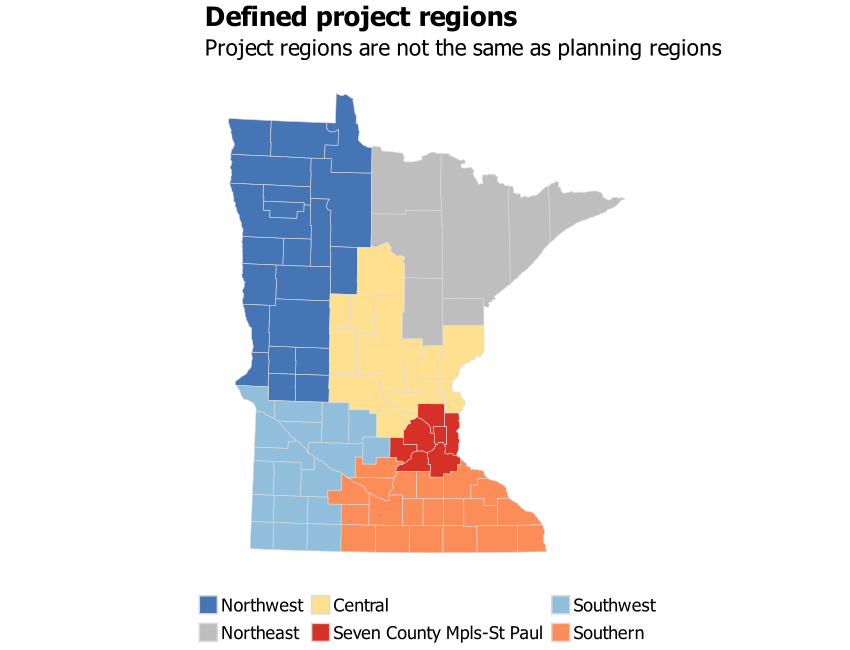

The R source for this figure:
# library -----------------------------------------------------------------
library(tidyverse)
library(sf)
library(ggrepel)
library(scales)
library(ggiraph)
library(rmapshaper)
library(cowplot)
library(RColorBrewer)
library(extrafont)
library(lubridate)
library(systemfonts)
reset_font_cache()
library(ggtext)
library(readxl)
library(ggforce)


rm(list = ls())

theme_bar <- theme_bw() +
  theme(panel.grid.major = element_line(color = "grey70", size = 0.1),
        panel.grid.minor = element_blank(),
        axis.ticks = element_blank(),
        axis.text = element_text(face = "bold"),
        panel.border = element_blank(),
        legend.background = element_rect(fill = "transparent", color = "transparent"),
        legend.key = element_rect(fill = "transparent"),
        legend.key.size = unit(1, "lines"),
        legend.margin = margin(0,0,0,0),
        legend.title = element_blank(),
        legend.text = element_text(margin = margin(l = 2)),
        text = element_text(family = "Tahoma"),
        plot.title.position = "plot",
        plot.title = element_text(face = "bold"))

theme_line <- theme_bw() +
  theme(legend.background = element_rect(fill = "transparent", color = "transparent"),
        legend.key = element_rect(fill = "transparent"),
        legend.text = element_text(margin = margin(l = 2)),
        panel.grid.minor = element_blank(),
        panel.grid.major = element_line(color = "grey70", size = 0.1),
        axis.ticks = element_blank(),
        axis.text = element_text(face = "bold"),
        panel.border = element_blank(),
        legend.margin = margin(0,0,0,0),
        legend.key.size = unit(1, "lines"),
        text = element_text(family = "Tahoma"),
        plot.title.position = "plot",
        plot.title = element_text(face = "bold"))

theme_sf <- theme_bw() +
  theme(axis.text.x=element_blank(),
        axis.text.y=element_blank(),
        axis.ticks=element_blank(),
        panel.background = element_blank(),
        panel.grid.major = element_line(color = "white"),
        panel.border = element_blank(),
        plot.title = element_text(face = "bold"),
        legend.title = element_blank(),
        legend.text = element_text(margin = margin(l = 2)),
        legend.margin = margin(0,0,0,0),
        legend.key.size = unit(1, "lines"),
        text = element_text(family = "Tahoma"),
        plot.title.position = "plot")

regions <- read_csv("/Users/kellyasche/Library/CloudStorage/GoogleDrive-kasche@ruralmn.org/My Drive/Data Prep/R Projects/Join docs/county_regions.csv") %>%
  select(5,6) %>%
  unique() %>%
  mutate(edr = str_replace(edr, "  ", " "),
         planning.region = str_replace(planning.region, " Minnesota", ""),
         planning.region = fct_relevel(planning.region, "Northwest", "Northeast", "Central", "Seven County Mpls-St Paul", "Southwest", "Southeast"),
         edr = fct_relevel(edr, "EDR 1 - Northwest", "EDR 2 - Headwaters", "EDR 3 - Arrowhead", "EDR 4 - West Central", "EDR 5 - North Central", "EDR 6E- Southwest Central", "EDR 6W- Upper Minnesota Valley", "EDR 7E- East Central", "EDR 7W- Central", "EDR 8 - Southwest", "EDR 9 - South Central", "EDR 10 - Southeast", "EDR 11 - 7 County Twin Cities", "Minnesota"))

counties.regions <- read_csv("/Users/kellyasche/Library/CloudStorage/GoogleDrive-kasche@ruralmn.org/My Drive/Data Prep/R Projects/Join docs/county_regions.csv") %>%
  rename(mif = `MIF Region`) %>%
  mutate(countyfp = formatC(countyfp, width = 3, flag = "0"),
         Name = str_to_title(Name),
         Name = str_replace(Name, "Q", "q"),
         Name = str_replace(Name, "Of The", "of the"),
         Name = str_replace(Name, "Mcleod", "McLeod"),
         Dem_Desc = ifelse(Name == "Minnesota", "Minnesota", Dem_Desc),
         Dem_Desc = fct_relevel(Dem_Desc, "Entirely rural", "Town/rural mix", "Urban/town/rural mix", "Entirely urban"),
         edr = str_replace(edr, "  ", " "),
         planning.region = str_replace(planning.region, " Minnesota", ""),
         planning.region = fct_relevel(planning.region, "Northwest", "Northeast", "Central", "Seven County Mpls-St Paul", "Southwest", "Southeast"),
         edr = fct_relevel(edr, "EDR 1 - Northwest", "EDR 2 - Headwaters", "EDR 3 - Arrowhead", "EDR 4 - West Central", "EDR 5 - North Central", "EDR 6E- Southwest Central", "EDR 6W- Upper Minnesota Valley", "EDR 7E- East Central", "EDR 7W- Central", "EDR 8 - Southwest", "EDR 9 - South Central", "EDR 10 - Southeast", "EDR 11 - 7 County Twin Cities", "Minnesota"),
         mif = ifelse(is.na(mif), "TC", mif),
         mif = as.factor(mif),
         mif = fct_relevel(mif, "NW", "NE", "WC", "EC", "SW", "SE", "TC"))
color.ruca <- c("Entirely rural" = "#009933", "Town/rural mix" = "#99CC33", "Urban/town/rural mix" = "#CC9966", "Entirely urban" = "#754C29")

color.pr <- c("Northwest" = "#4575b4","Northeast" = "grey", "Central" = "#fee090", "Seven County Mpls-St Paul" = "#d73027", "Southwest" = "#91bfdb", "Southeast" = "#fc8d59")

color.edr <- c("EDR 1 - Northwest" = "#b3cde3", "EDR 2 - Headwaters" = "#8c96c6", "EDR 3 - Arrowhead" = "#fe9929", "EDR 4 - West Central" = "#8856a7", "EDR 5 - North Central" = "#810f7c", "EDR 6E- Southwest Central" = "#e5f5f9", "EDR 6W- Upper Minnesota Valley" = "#bdc9e1", "EDR 7E- East Central" = "#99d8c9", "EDR 7W- Central" = "#2ca25f", "EDR 8 - Southwest" = "#74a9cf", "EDR 9 - South Central" = "#0570b0", "EDR 10 - Southeast" = "#d7301f", "EDR 11 - 7 County Twin Cities" = "#d8b365")

color.edr.simple <- c("EDR 1" = "#b3cde3", "EDR 2" = "#8c96c6", "EDR 3" = "#fe9929", "EDR 4" = "#8856a7", "EDR 5" = "#810f7c", "EDR 6E" = "#e5f5f9", "EDR 6W" = "#bdc9e1", "EDR 7E" = "#99d8c9", "EDR 7W" = "#2ca25f", "EDR 8" = "#74a9cf", "EDR 9" = "#0570b0", "EDR 10" = "#d7301f", "EDR 11" = "#d8b365", "Minnesota" = "black")

color.pr.edr <- c ("Northwest" = "#4575b4","Northeast" = "#e0f3f8", "Central" = "#fee090", "Seven County Mpls-St Paul" = "#d73027", "Southwest" = "#91bfdb", "Southeast" = "#fc8d59", "Minnesota" = "black", "EDR 1 - Northwest" = "#b3cde3", "EDR 2 - Headwaters" = "#8c96c6", "EDR 3 - Arrowhead" = "#fe9929", "EDR 4 - West Central" = "#8856a7", "EDR 5 - North Central" = "#810f7c", "EDR 6E- Southwest Central" = "#e5f5f9", "EDR 6W- Upper Minnesota Valley" = "#bdc9e1", "EDR 7E- East Central" = "#99d8c9", "EDR 7W- Central" = "#2ca25f", "EDR 8 - Southwest" = "#74a9cf", "EDR 9 - South Central" = "#0570b0", "EDR 10 - Southeast" = "#d7301f", "EDR 11 - 7 County Twin Cities" = "#d8b365")

color.six <- c("#009933", "#4575b4", "grey", "#fee090", "#fc8d59", "#d73027")

mn_counties <- st_read("/Users/kellyasche/Library/CloudStorage/GoogleDrive-kasche@ruralmn.org/My Drive/Data Prep/R Projects/Shapefiles/County shapefiles/MNCounties_MNDOT.shp", quiet = TRUE) %>%
  ms_simplify(keep = .01, keep_shapes = TRUE) %>%
  rename(countyfp = FIPS_CODE)

counties.regions.1 <- counties.regions %>%
  mutate(statefp = "27",
         project.pr = ifelse(edr %in% c("EDR 1 - Northwest", "EDR 2 - Headwaters", "EDR 4 - West Central"), "Northwest",
                             ifelse(edr == "EDR 3 - Arrowhead", "Northeast",
                                    ifelse(edr %in% c("EDR 5 - North Central", "EDR 7E- East Central", "EDR 7W- Central"), "Central",
                                           ifelse(edr %in% c("EDR 6E- Southwest Central", "EDR 6W- Upper Minnesota Valley", "EDR 8 - Southwest"), "Southwest",
                                                  ifelse(edr %in% c("EDR 9 - South Central", "EDR 10 - Southeast"), "Southern", as.character(planning.region)))))),
         project.pr = fct_relevel(project.pr, "Northwest", "Northeast", "Central", "Seven County Mpls-St Paul", "Southwest", "Southern"))

color.project.pr <- c("Northwest" = "#4575b4","Northeast" = "grey", "Central" = "#fee090", "Seven County Mpls-St Paul" = "#d73027", "Southwest" = "#91bfdb", "Southern" = "#fc8d59")


# Prep data ---------------------------------------------------------------

regions <- counties.regions.1 %>%
  filter(Name != "Minnesota") %>%
  left_join(mn_counties[,c(5,7)], by = "countyfp")

# Create map --------------------------------------------------------------

names(regions)

ggplot(regions) +
  geom_sf(color = "grey85", aes(fill = project.pr, geometry = geometry)) +
  scale_fill_manual(values = color.project.pr)+
  theme_sf+
  labs(title= "Defined project regions",
       subtitle = "Project regions are not the same as planning regions") +
  theme(legend.position = "bottom",
        text = element_text(size = 16))

ggsave(filename = "Charts/EPIC/project-regions-map.pdf", device = cairo_pdf, dpi = "print", width = 8.5, height = 6.5)
